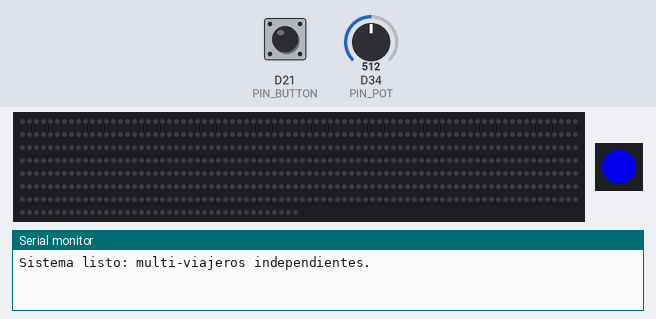
Bench run of a sketch on a simulated Arduino Due. On the bench: 600 RGB LEDs in strip order, left to right, continuing on the next row, 1 RGB LEDs in strip order, left to right, the last lines printed to the serial monitor. Inputs (shaded band) come from the test bench; at power-on: D21 (PIN_BUTTON) HIGH, D34 (PIN_POT) = 512 (analog values on the 0–1023 scale). Dim RGB values are drawn brighter than linear.

Above: at 1.2 s.
1.3 s: D21 (PIN_BUTTON) pulled LOW for 0.15 s
2.0 s: D34 (PIN_POT) set to 500
At 2.16 s:
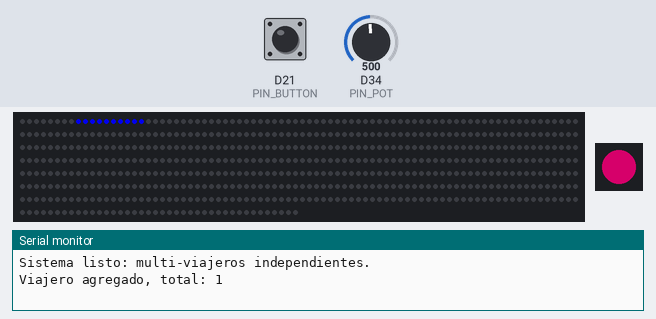
3.8 s: D21 (PIN_BUTTON) pulled LOW for 1 s
5.4 s: D34 (PIN_POT) set to 716
7.1 s: D34 (PIN_POT) set to 511
Timing chart, 0 to 9.6 s (numbered marks = the images above; inputs shaded):
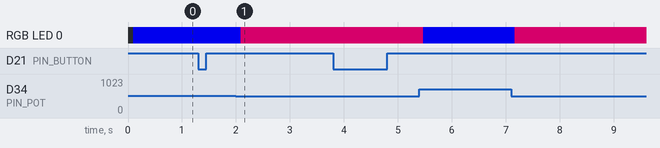

The sketch:

CodigoNudge_v1.ino
```cpp
#include <FastLED.h>

// --- Pines y configuración ---
#define PIN_STRIP     18
#define PIN_INDICADOR 19
#define PIN_POT       34
#define PIN_BUTTON    21

#define NUM_STRIP_LEDS 600
#define NUM_INDICADOR  1
#define BRIGHTNESS     200
#define MAX_VIAJEROS   10   // número máximo de viajeros activos
#define VELOCIDAD      80   // ms entre frames
#define VIAJERO_LONG   10   // LEDs por viajero

CRGB strip[NUM_STRIP_LEDS];
CRGB indicador[NUM_INDICADOR];

// --- Variables ---
int lastButtonState = HIGH;
unsigned long lastMove = 0;

// --- Colores HSV calibrados ---
const CHSV coloresHSV[3] = {
  CHSV(224, 255, 255),  // Fucsia
  CHSV(160, 255, 255),  // Azul
  CHSV(15, 255, 200)    // Naranja
};

CHSV colorSeleccion = coloresHSV[0];

// --- Estructura de un viajero ---
struct Viajero {
  CRGB color;      // color fijo
  int posicion;    // posición actual del primer LED
};

Viajero viajeros[MAX_VIAJEROS];
int numViajeros = 0;

void setup() {
  Serial.begin(115200);
  FastLED.addLeds<WS2811, PIN_STRIP, BRG>(strip, NUM_STRIP_LEDS);
  FastLED.addLeds<WS2811, PIN_INDICADOR, BRG>(indicador, NUM_INDICADOR);
  FastLED.setBrightness(BRIGHTNESS);

  pinMode(PIN_BUTTON, INPUT_PULLUP);
  analogReadResolution(12);

  fill_solid(strip, NUM_STRIP_LEDS, CRGB::Black);
  indicador[0] = CHSVtoCRGB(colorSeleccion);

  Serial.println("Sistema listo: multi-viajeros independientes.");
}

// --- Función para convertir CHSV a CRGB ---
CRGB CHSVtoCRGB(CHSV c) {
  CRGB temp;
  hsv2rgb_rainbow(c, temp);
  return temp;
}

void loop() {
  unsigned long currentMillis = millis();

  // --- Leer potenciómetro ---
  int potValue = analogRead(PIN_POT);
  int range = map(potValue, 0, 4095, 0, 2);
  colorSeleccion = coloresHSV[range];

  // --- Mantener LED indicador estable ---
  indicador[0] = CHSVtoCRGB(colorSeleccion);

  // --- Leer botón ---
  int buttonState = digitalRead(PIN_BUTTON);
  if (buttonState == LOW && lastButtonState == HIGH) {
    if (numViajeros < MAX_VIAJEROS) {
      // Crear nuevo viajero
      viajeros[numViajeros].color = CHSVtoCRGB(colorSeleccion);
      viajeros[numViajeros].posicion = 0;
      numViajeros++;
      Serial.print("Viajero agregado, total: ");
      Serial.println(numViajeros);
    }
    delay(200); // anti-rebote
  }
  lastButtonState = buttonState;

  // --- Animación de todos los viajeros ---
  if (currentMillis - lastMove >= VELOCIDAD) {
    lastMove = currentMillis;

    // Limpiar toda la tira
    fill_solid(strip, NUM_STRIP_LEDS, CRGB::Black);

    for (int v = 0; v < numViajeros; v++) {
      for (int i = 0; i < VIAJERO_LONG; i++) {
        int idx = (viajeros[v].posicion + i) % NUM_STRIP_LEDS;
        strip[idx] = viajeros[v].color;
      }
      // Avanzar posición
      viajeros[v].posicion = (viajeros[v].posicion + 1) % NUM_STRIP_LEDS;
    }

    FastLED.show();
  }
}
```

Measured:
- the behaviour switches between 512 and 511 on D34 (PIN_POT) (found by bisection; images 0 and 1)
- after the input at 2.0 s, the LEDs: first change after 0.09 s (image 1 shows a later state)
